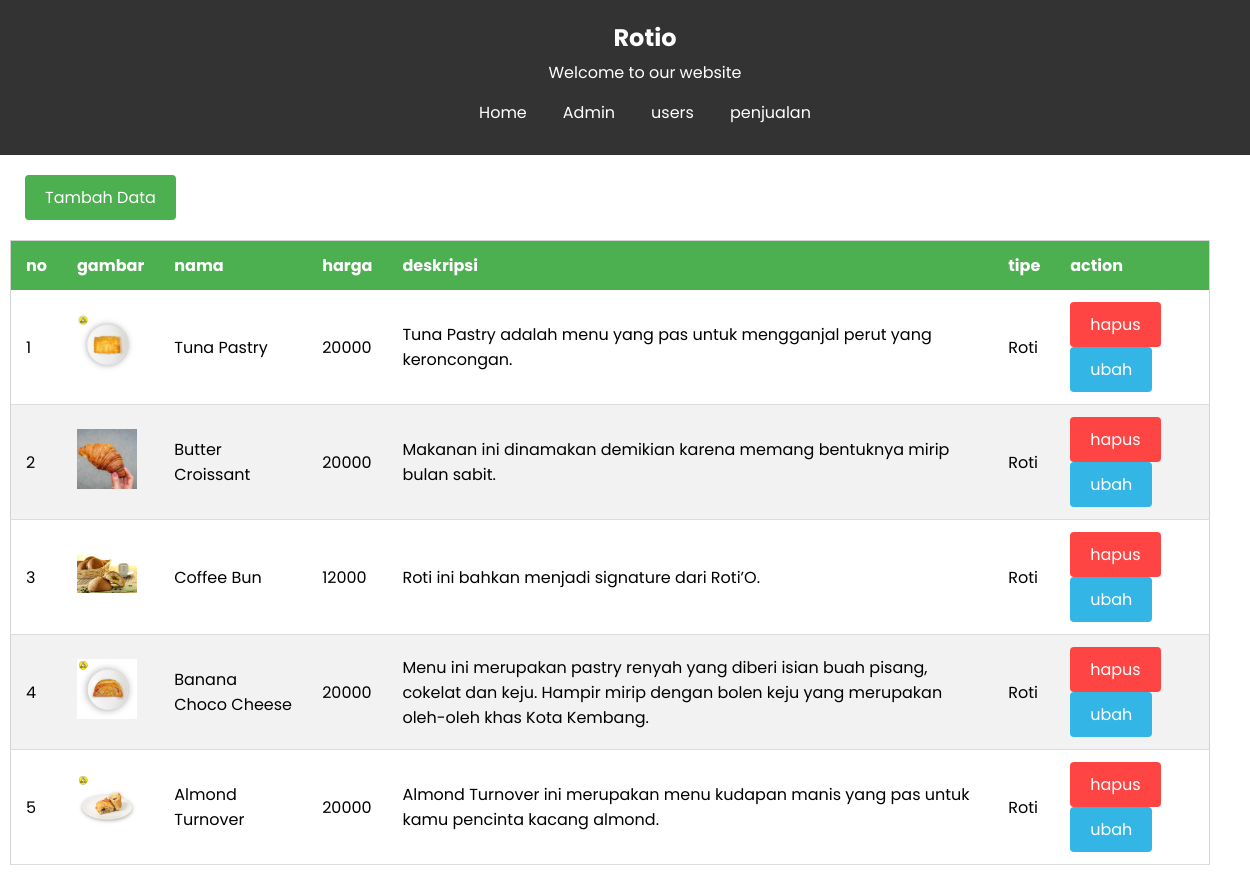
/admin.php (signed in), run on the app's committed database.
### tables this page shows
CREATE TABLE `roti` (
  `id` int(11) NOT NULL,
  `nama` varchar(100) NOT NULL,
  `harga` int(100) NOT NULL,
  `deskripsi` mediumtext NOT NULL,
  `gambar` varchar(100) NOT NULL,
  `tipe` varchar(100) NOT NULL
);

### admin.php (the view, shortened to what this page needs)
<?php
require "koneksi.php" ;
$roti_test = mysqli_query($koneksi,"SELECT * FROM roti") ;
$roti = [] ;
while($rot = mysqli_fetch_assoc($roti_test)){
    $roti[] = $rot ;
}
$i = 1;
?>
<!DOCTYPE html>
<html lang="en">
<head>
</head>
<body>
  <div class="header">
    <h1>Rotio</h1>
    <p>Welcome to our website</p>
    <div class="navbar">
    <ul>
      <li><a href="index.php">Home</a></li>
      <li><a href="admin.php">Admin</a></li>
      <li><a href="admin_user.php">users</a></li>
      <li><a href="admin_penjualan.php">penjualan</a></li>
    </ul>
  </div>
  </div>
  <div class="container">
  <a class="btn-add" href="tambah.php">Tambah Data</a>
    <table>
      <thead>
        <tr>
          <th>no</th>
          <th>gambar</th>
          <th>nama</th>
          <th>harga</th>
          <th>deskripsi</th>
          <th>tipe</th>
          <th>action</th>
        </tr>
      </thead>
      <tbody>
        <?php foreach($roti as $r) :?>
        <tr>
          <td><?= $i ;?></td>
          <?php $i++ ;?>
          <td><img src="img/<?=$r['gambar'];?>" width="60px"></td>
          <td><?= $r['nama'] ;?></td>
          <td><?= $r['harga'] ;?></td>
          <td><?= $r['deskripsi'] ;?></td>
          <td><?= $r['tipe'] ;?></td>
          <td>
            <a class="button button-delete" href="hapus.php?id=<?= $r['id'] ;?>">hapus</a>
            <a class="button button-edit" href="ubah.php?id=<?= $r['id'] ;?>">ubah</a>
          </td>
        </tr>
        <?php endforeach ;?>
      </tbody>
    </table>
  </div>
</body>
</html>

### admin.php (style rules this page uses)
* { font-family : 'poppins' ; }
body { margin: 0; padding: 0; }
.header { background-color: #333; color: #fff; padding: 20px; text-align: center; position: relative; width: 100%; }
.header h1 { margin: 0; font-size: 24px; }
.header p { margin: 5px 0; font-size: 16px; }
.navbar { background-color: #333; padding: 10px; display: flex; justify-content: center; }
.navbar ul { list-style-type: none; margin: 0; padding: 0; display: flex; }
.navbar li { margin-right: 20px; }
.navbar li:last-child { margin-right: 0; }
.navbar a { color: #fff; text-decoration: none; font-size: 16px; padding: 8px; transition: color 0.3s ease; }
.container { max-width: 1200px; margin: 0 auto; padding: 20px; }
table { width: 100%; border-collapse: collapse; margin-top: 20px; margin-left: -15px; margin-right: -15px; border : 1px solid lightgray ; }
th, td { padding: 12px 15px; text-align: left; }
th { background-color: #4CAF50; color: #fff; }
tr:nth-child(even) { background-color: #f2f2f2; }
td { border-bottom: 1px solid #ddd; }
.btn-add { display: inline-block; background-color: #4CAF50; color: #fff; padding: 10px 20px; border: none; border-radius: 4px; font-size: 16px; cursor: pointer; transition: background-color 0.3s ease; text-decoration : none ; }
.button { display: inline-block; padding: 10px 20px; font-size: 16px; border-radius: 4px; text-decoration: none; transition: background-color 0.3s ease; cursor: pointer; color : white ; }
.button-delete { background-color: #ff4444; border: none; }
.button-edit { background-color: #33b5e5; border: none; }

### data on the page
roti: gambar (picture), nama "Tuna Pastry", harga "20000", deskripsi "Tuna Pastry adalah menu yang pas untuk mengganjal perut yang keroncongan.", tipe "Roti"
roti: gambar (picture), nama "Butter Croissant", harga "20000", deskripsi "Makanan ini dinamakan demikian karena memang bentuknya mirip bulan sabit.", tipe "Roti"
roti: gambar (picture), nama "Coffee Bun", harga "12000", deskripsi "Roti ini bahkan menjadi signature dari Roti’O.", tipe "Roti"
roti: gambar (picture), nama "Banana Choco Cheese", harga "20000", deskripsi "Menu ini merupakan pastry renyah yang diberi isian buah pisang, cokelat dan keju. Hampir mirip dengan bolen keju yang merupakan oleh-oleh khas Kota Kembang.", tipe "Roti"
roti: gambar (picture), nama "Almond Turnover", harga "20000", deskripsi "Almond Turnover ini merupakan menu kudapan manis yang pas untuk kamu pencinta kacang almond.", tipe "Roti"
